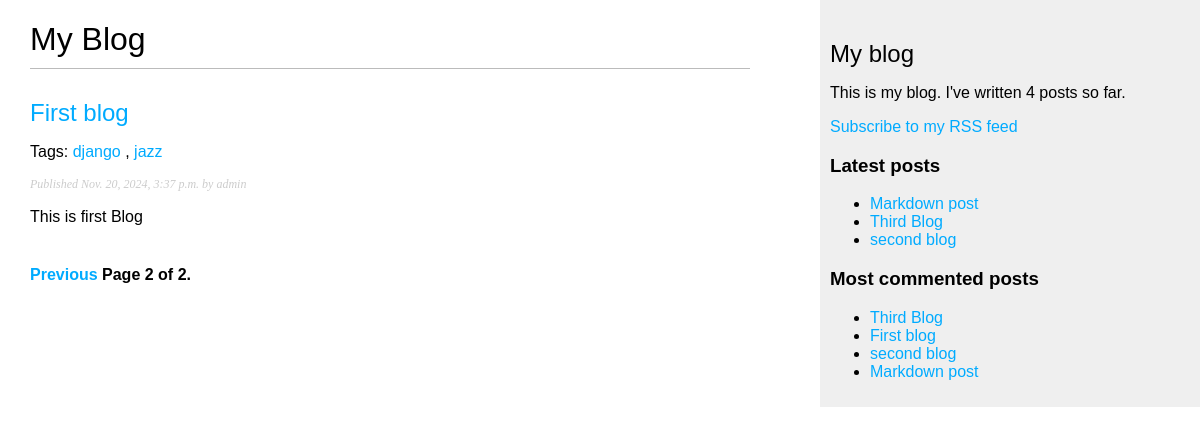
Screenshot of /blog/?page=2 with the database file from the repository.
### blog/models.py (models this page shows, shortened)
class Post(models.Model):
    STATUS_CHOICES = (
        ("draft", "Draft"),
        ("published", "Published"),
    )
    title = models.CharField(max_length=250)
    slug = models.SlugField(max_length=250, unique_for_date="publish")
    author = models.ForeignKey(
        User, on_delete=models.CASCADE, related_name="blog_posts"
    )
    body = models.TextField()
    publish = models.DateTimeField(default=timezone.now)
    created = models.DateTimeField(auto_now_add=True)
    updated = models.DateTimeField(auto_now=True)
    status = models.CharField(max_length=10, choices=STATUS_CHOICES, default="draft")
    objects = models.Manager()  # The default Manager
    published = PublishedManager()  # The Custom Manager
    tags = TaggableManager()
    class Meta:
        ordering = ("-publish",)
    def get_absolute_url(self):
        return reverse(
            "blog:post_detail",
            args=[self.publish.year, self.publish.month, self.publish.day, self.slug],
        )

### blog/views.py (the view)
# urls.py: path("", views.post_list, name="post_list"),
def post_list(request, tag_slug=None):
    object_list = Post.published.all()
    tag = None
    if tag_slug:
        tag = get_object_or_404(Tag, slug=tag_slug)
        object_list = object_list.filter(tags__in=[tag])
    paginator = Paginator(object_list, 3)
    page = request.GET.get("page")
    try:
        posts = paginator.page(page)
    except PageNotAnInteger:
        posts = paginator.page(1)
    except EmptyPage:
        posts = paginator.page(paginator.num_pages)
    return render(
        request, "blog/post/list.html", {"page": page, "posts": posts, "tag": tag}
    )

### blog/models.py (called while the page is built)
    def get_queryset(self):
        return super(PublishedManager, self).get_queryset().filter(status="published")

### blog/templatetags/blog_tags.py (called while the page is built)
@register.simple_tag
def total_posts():
    return Post.published.count()

@register.inclusion_tag("blog/post/latest_posts.html")
def show_latest_posts(count=5):
    latest_posts = Post.published.order_by("-publish")[:count]
    return {"latest_posts": latest_posts}

@register.simple_tag
def get_most_commented_posts(count=5):
    return Post.published.annotate(total_comments=Count("comments")).order_by(
        "-total_comments"
    )[:count]

@register.filter(name="markdown")
def markdown_format(text):
    return mark_safe(markdown.markdown(text))

### blog/templates/blog/post/list.html (shortened to what this page needs)
{% extends "blog/base.html" %}
{% load blog_tags %}
{% block content %}
  <h1>My Blog</h1>
  {% for post in posts %}
    <h2>
      <a href="{{ post.get_absolute_url }}"> {{ post.title }} </a>
    </h2>
    <p class="tags">
      Tags:
      {% for tag in post.tags.all %}
        <a href="{% url "blog:post_list_by_tag" tag.slug %}">
          {{ tag.name }}
        </a>
      {% if not forloop.last %}, {% endif %}
      {% endfor %}
    </p>
    <p class="date">Published {{ post.publish }} by {{ post.author }}</p>
    {{ post.body|markdown|truncatewords_html:30 }}
  {% endfor %}
  {% include "pagination.html" with page=posts %}
{% endblock %}

### blog/templates/blog/base.html (shortened to what this page needs)
{% load blog_tags%}
{% load static %}
<!DOCTYPE html>
<html>
  <head>
    <link href="{% static "css/blog.css" %}" rel="stylesheet">
  </head>
  <body>
    <div id="content">{% block content %} {% endblock %}</div>
    <div id="sidebar">
      <h2>My blog</h2>
      <p>This is my blog. I've written {% total_posts %} posts so far.</p>
      <p>
        <a href="{% url "blog:post_feed" %}">Subscribe to my RSS feed</a>
      </p>
      <h3>Latest posts</h3>
      {% show_latest_posts 3 %}
      <h3>Most commented posts</h3>
      {% get_most_commented_posts as most_commented_posts %}
      <ul>
        {% for post in most_commented_posts %}
      <li>
      <a href="{{ post.get_absolute_url }}">{{ post.title }}</a>
      </li>
        {% endfor %}
      </ul>
    </div>
  </body>
</html>

### blog/templates/blog/post/latest_posts.html
<ul>
  {% for post in latest_posts %}
    <li>
      <a href="{{ post.get_absolute_url }}">{{ post.title }}</a>
    </li>
  {% endfor %}
</ul>

### blog/static/css/blog.css (style rules this page uses)
body { margin: 0; padding: 0; font-family: helvetica, sans-serif; }
a { color: #00abff; text-decoration: none; }
h1 { font-weight: normal; border-bottom: 1px solid #bbb; padding: 0 0 10px 0; }
h2 { font-weight: normal; margin: 30px 0 0; }
#content { float: left; width: 60%; padding: 0 0 0 30px; }
#sidebar { float: right; width: 30%; padding: 10px; background: #efefef; height: 100%; }
p.date { color: #ccc; font-family: georgia, serif; font-size: 12px; font-style: italic; }

### rows the page displays
Post: title "First blog", publish "Nov. 20, 2024, 3:37 p.m.", author "admin", body "This is first Blog"
Tag: name "django"
Tag: name "jazz"
Post: title "Markdown post"
Post: title "Third Blog"
Post: title "second blog"

### other values shown
{{ page.number }} "2"
{{ page.paginator.num_pages }} "2"
